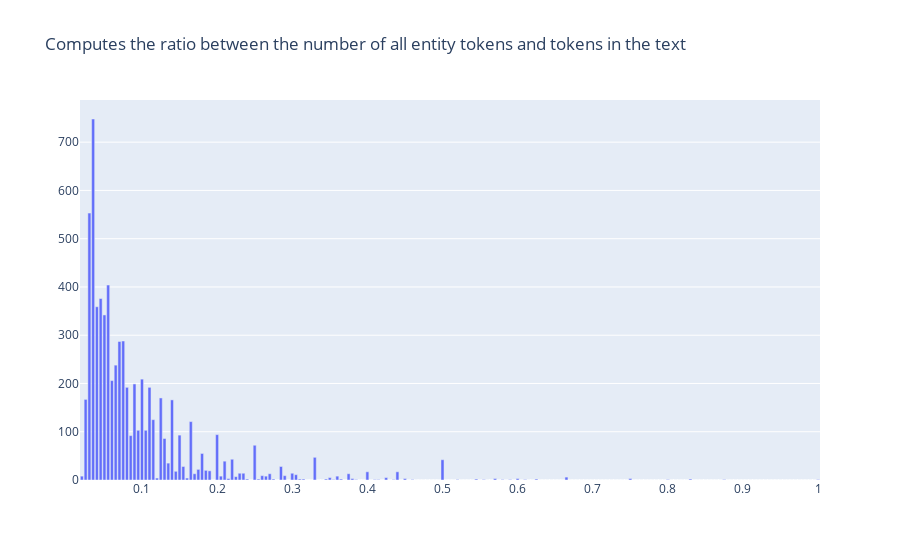

This figure's notebook cell:
### Code cell
from rubrix.metrics.token_classification import entity_density

entity_density(name="spacy_sm_wnut17").visualize()

### Figure 1 — Plotly figure (JSON) as saved in the notebook; plotly's stock layout.template omitted (floating-point values rounded to 4 significant figures; data arrays with more than 128 entries replaced by an {"elided": "..."} marker saying what was removed)
{"data": [{"type": "bar", "x": {"elided": "197 float values"}, "y": {"elided": "197 int values"}}], "layout": {"autosize": true, "title": {"text": "Computes the ratio between the number of all entity tokens and tokens in the text"}, "xaxis": {"autorange": true, "range": [0.0175, 1.002], "title": {"text": ""}, "type": "linear"}, "yaxis": {"autorange": true, "range": [0, 787.4], "title": {"text": ""}, "type": "linear"}}}
